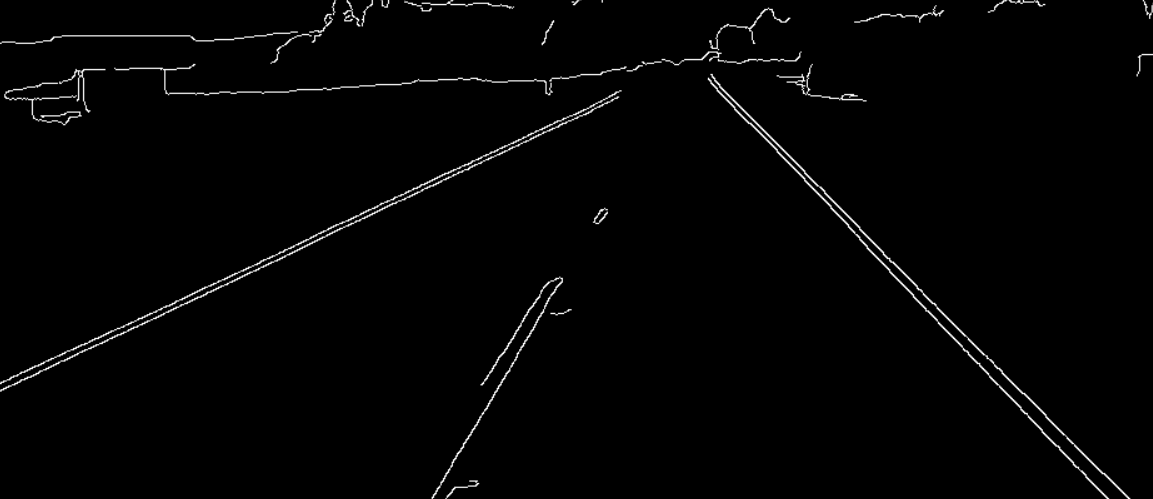
#> input picture 08_ShapeDetection/images/E.png, 1153 x 499 px, found by its file name
$ jupyter execute 4_b_ShapeDetection.ipynb
#> lines starting #> are read from the running program, lines starting #| are printed output that depends on the picture; after the words box and inside, x2 and y2 are one past the last pixel; in counts of white or black regions, pixels touching at a corner belong together
[cell 1]
import cv2
import matplotlib.pyplot as plt
import numpy as np

[cell 2]
def f_randomSample(r,c,n):
#> called with r = array of shape (10,), c = array of shape (10,), n = 2
    totalPoints = len(r)
    idx = np.random.permutation(np.arange(totalPoints))
    idx = idx[:n]
    r2,c2 = [],[]
    for i in range(len(idx)):
        r2.append(r[idx[i]])
        c2.append(c[idx[i]])
    return r2,c2

[cell 3]
r = np.arange(10)
c = np.arange(10)[::-1]
r2,c2 = f_randomSample(r,c,2)
print(r2,c2)

[cell 4]
r

[cell 5]
c

[cell 6]
def f_fitLine(r1,c1,r2,c2):
    p = np.array([1,1])
    A = np.array([[r1,1],[r2,1]])
    q = np.array([[c1],[c2]])
    if np.linalg.matrix_rank(A) == 2:
        p = np.linalg.inv(A).dot(q)
    a , b = p[0] , p[1]
    return a,b

[cell 7]
r = np.arange(10)
c = np.arange(10)[::-1]
r2,c2 = f_randomSample(r,c,2)
a,b = f_fitLine(r2[0],c2[0],r2[1],c2[1])

[cell 8]
a,b

[cell 9]
c2

[cell 10]
def f_getConsistencyScore(r,c,th,a,b):
    score = 0
    for i in range(len(r)):
        squaredError = (a*r[i]+b - c[i])**2
        if squaredError < th:
            score += 1
    return score

[cell 11]
def f_RANSACLine(E):
    E = E>0
    idx = np.argwhere(E)
    r , c = idx[:,0] , idx[:,1]
    best_a , best_b = 0 , 0
    maxScore = -1
    numIter = 5
    for iter in range(numIter):
        r2,c2 = f_randomSample(r,c,2)
        a,b = f_fitLine(r2[0],c2[0],r2[1],c2[1])
        score = f_getConsistencyScore(r,c,2,a,b)
        if score > maxScore:
            maxScore = score
            best_a , best_b = a,b
    return best_a,best_b

[cell 12]
E = plt.imread(r'C:\Users\DeLL\Desktop\ML\CV\images\E.png')
#> E is the input picture: shape (499, 1153, 4) float32; mean R, G, B, A 0.0142, 0.0142, 0.0142, 1

[cell 13]
E = E[:,:,0]
#> E: shape (499, 1153) float32

[cell 14]
plt.imshow(E,cmap='gray')

[cell 15]
E.max() , E.min()
#> Out = (1, 0)

[cell 16]
E.dtype

[cell 17]
best_a, best_b = f_RANSACLine(E)
#> in f_RANSACLine, `E = E>0`:
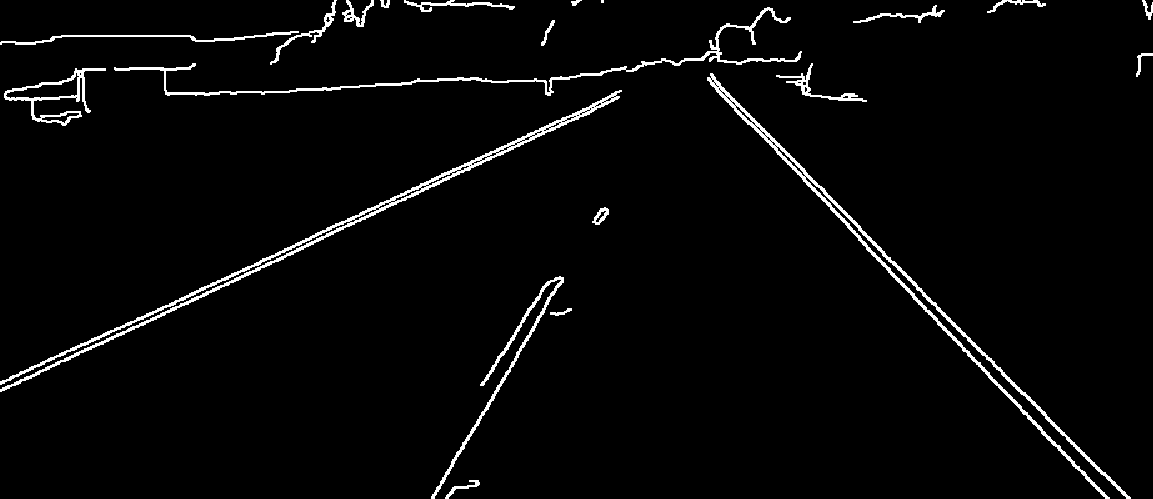
#> E: shape (499, 1153) bool; 3% white; 21 white regions (1 under 20 px), largest, box (x1, y1, x2, y2) and area: (0, 90, 622, 392) 4354, (707, 73, 1131, 499) 4094, (114, 7, 802, 96) 2637
#> in f_RANSACLine, `idx = np.argwhere(E)`: idx = 17017 pairs, first value 0 to 498, second value 0 to 1152
#> in f_RANSACLine, `r , c = idx[:,0] , idx[:,1]`: r = 17017 values from 0 to 498; c = 17017 values, max 1152 at index 249, min 0 at index 2724, mean 531.6
#> the loop in f_RANSACLine, `for iter in range(numIter):` made 5 passes
#> (r2, A in f_fitLine, q in f_fitLine, a, b, score, maxScore, best_a) on pass 1: ([453, 222], [[453, 1], [222, 1]], [1062, 855], [0.896], [656.1], 395, 395, [0.896])
#> (r2, A in f_fitLine, q in f_fitLine, a, b, score) on passes 2 to 5: ([27, 483], [[27, 1], [483, 1]], [751, 1094], [0.752], [730.7], 148), ([21, 61], [[21, 1], [61, 1]], [779, 276], [-12.58], [1043.1], 27), ([83, 198], [[83, 1], [198, 1]], [60, 830], [6.7], [-495.7], 21), ([269, 129], [[269, 1], [129, 1]], [260, 755], [-3.54], [1211.1], 40)
#> after the loop in f_RANSACLine, `for iter in range(numIter):`: maxScore = 395
#> best_a = [0.896]; best_b = [656.1]
best_a, best_b
#> Out = ([0.896], [656.1])

[cell 18]
def f_getExtents(a,b,numRows,numCols):
#> called with a = array of shape (1,), b = array of shape (1,), numRows = 499, numCols = 1153
    r1 = int(0)
    c1 = int(a*r1+b)
#> c1 = 656
    r2 = int(numRows-1)
    c2 = int(a*r2+b)
#> c2 = 1102
    return (c1,r1),(c2,r2)

[cell 19]
s,e = f_getExtents(best_a,best_b,E.shape[0],E.shape[1])
#> s = (656, 0); e = (1102, 498)

[cell 20]
s,e
#> Out = ((656, 0), (1102, 498))

[cell 21]
E2 = np.zeros((E.shape[0],E.shape[1],3),dtype=np.uint8)
E3 = np.array(255*E,dtype = np.uint8)
E2[:,:,0] = E3
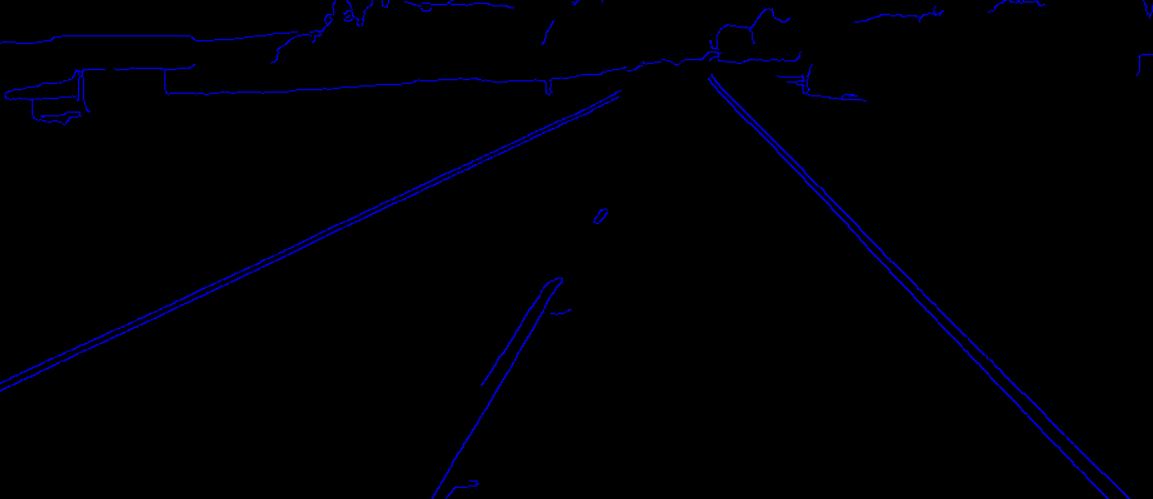
#> E2: shape (499, 1153, 3); mean of channels 0, 1, 2 3.6, 0, 0; drawn as B, G, R
E2[:,:,1] = E3
E2[:,:,2] = E3
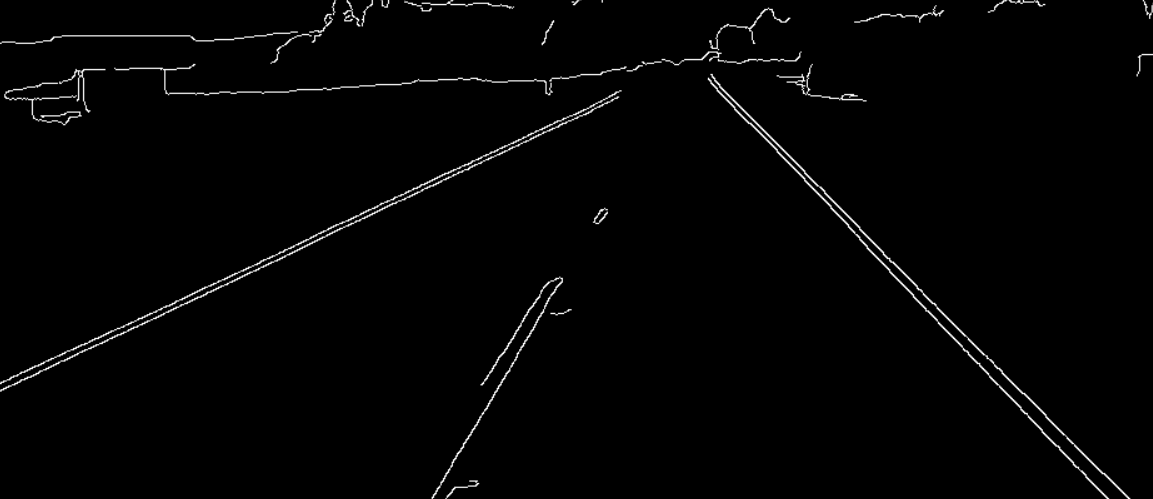
#> E2: shape (499, 1153, 3); min 0, max 255, mean 3.6
I = cv2.line(E2,s,e,(0,0,255),3)
plt.imshow(I[:,:,::-1])
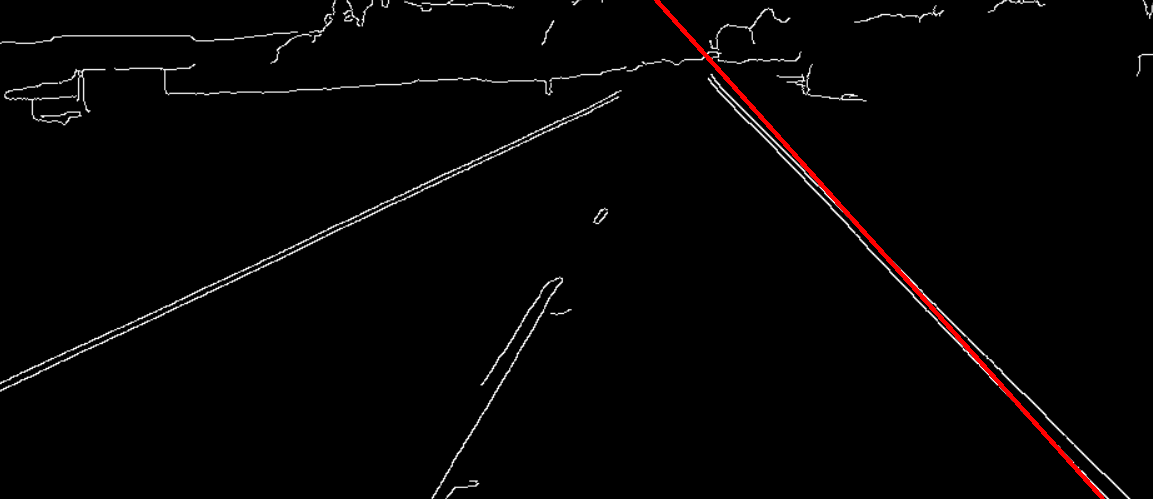
#> shown: shape (499, 1153, 3); mean R, G, B 4.8, 3.4, 3.4

[cell 22]
def f_fitCircle(x1,y1,x2,y2,x3,y3):
    c = (x1-x2)**2 + (y1-y2)**2
    a = (x2-x3)**2 + (y2-y3)**2
    b = (x3-x1)**2 + (y3-y1)**2
    s = 2*(a*b + b*c + c*a) - (a*a + b*b + c*c)
    px = (a*(b+c-a)*x1 + b*(c+a-b)*x2 + c*(a+b-c)*x3) / s
    py = (a*(b+c-a)*y1 + b*(c+a-b)*y2 + c*(a+b-c)*y3) / s
    ar = a**0.5
    br = b**0.5
    cr = c**0.5
    r = ar*br*cr / ((ar+br+cr)*(-ar+br+cr)*(ar-br+cr)*(ar+br-cr))**0.5
    return px,py,r

[cell 23]
def f_getConsistencyScore_circle(r,c,th,cr,cc,d):
    score = 0
    for i in range(len(r)):
        sd = ((r[i]-cr)**2 + (c[i]-cc)**2 - d**2)**2
        if sd < th:
            score += 1
    return score

[cell 24]
def f_RANSACCircle(E):
    E = E>0
    idx = np.argwhere(E)
    r , c = idx[:,0] , idx[:,1]
    best_cr , best_cc , best_d = 0 , 0 , 0
    maxScore = -1
    numIter = 2000
    for iter in range(numIter):
        r2,c2 = f_randomSample(r,c,3)
        cr,cc,d = f_fitCircle(r2[0],c2[0],r2[1],c2[1],r2[2],c2[2])
        score = f_getConsistencyScore_circle(r,c,3,cr,cc,d)
        if score > maxScore:
            maxScore = score
            best_cr , best_cc , best_d = cr , cc , d
    return best_cr , best_cc , best_d

[cell 25]
E = cv2.imread(r'C:\Users\DeLL\Desktop\ML\CV\images\Ec.png',cv2.IMREAD_GRAYSCALE)
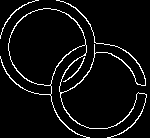
#> input picture 08_ShapeDetection/images/Ec.png, 150 x 138 px, found by its file name
#> E: shape (138, 150); 5.6% white in thin lines or dots

[cell 26]
plt.imshow(E,cmap='gray')

[cell 27]
E.shape
#> Out = (138, 150)

[cell 28]
E.max(),E.min()
#> Out = (255, 0)

[cell 29]
E = E>100
#> E: shape (138, 150) bool; 5.6% white in thin lines or dots
plt.imshow(E,cmap='gray')

[cell 30]
best_cr,best_cc,best_d = f_RANSACCircle(E)
#> in f_RANSACCircle, `idx = np.argwhere(E)`: idx = 1160 pairs, first value 0 to 137, second value 0 to 146
#> in f_RANSACCircle, `r , c = idx[:,0] , idx[:,1]`: r = 1160 values from 0 to 137; c = 1160 values, max 146 at index 879, min 0 at index 248, mean 73.73
#> the loop in f_RANSACCircle, `for iter in range(numIter):` made 2000 passes
#> (r2, c2, c in f_fitCircle, a in f_fitCircle, b in f_fitCircle, s in f_fitCircle, px in f_fitCircle, py in f_fitCircle) on pass 1: ([48, 122, 68], [75, 134, 55], 8957, 9157, 800, 28302400, 90.55, 97.55)
#> (r2, c2, c in f_fitCircle, a in f_fitCircle, b in f_fitCircle, s in f_fitCircle, px in f_fitCircle, py in f_fitCircle) on passes 2 to 7: ([115, 84, 69], [57, 140, 141], 7850, 226, 9172, 5895184, 73.04, 88.62), ([67, 11, 88], [68, 60, 70], 3200, 6029, 445, 12544, 155.9, -754.5), ([60, 3, 113], [135, 27, 67], 14913, 13700, 7433, 368640000, 48.99, 71.77), ([122, 70, 9], [135, 16, 40], 16865, 4297, 21794, 289476196, 63.74, 89.6), ([99, 84, 122], [61, 140, 134], 6466, 1480, 5858, 33918976, 97.41, 101.6), ([49, 83, 126], [123, 36, 130], 8725, 10685, 5978, 192487876, 90.89, 89.23)

[cell 31]
best_cr,best_cc,best_d
#> Out = (46, 46.86, 38.2)

[cell 32]
E2 = np.zeros((E.shape[0],E.shape[1],3),dtype=np.uint8)
E3 = np.array(255*E,dtype = np.uint8)
E2[:,:,0] = E3
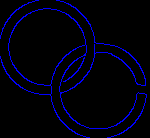
#> E2: shape (138, 150, 3); mean of channels 0, 1, 2 14.3, 0, 0; drawn as B, G, R
E2[:,:,1] = E3
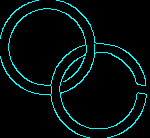
#> E2: shape (138, 150, 3); 5.6% of pixels changed, all inside (x1, y1, x2, y2) = (0, 0, 147, 138); drawn as B, G, R
E2[:,:,2] = E3
#> E2 is the input picture: shape (138, 150, 3); 5.6% white in thin lines or dots
I = cv2.circle(E2,(int(best_cc),int(best_cr)),int(best_d),(0,0,255),2)
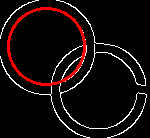
#> I: shape (138, 150, 3); mean of channels 0, 1, 2 11.3, 11.3, 20; drawn as B, G, R
plt.imshow(I[:,:,::-1])
